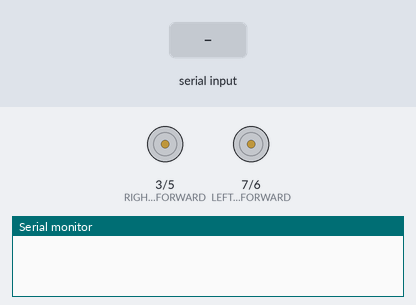
Simulated run of this sketch. Board: Arduino Uno, built with avr-gcc and run on an emulated ATmega328P. On the bench: motor-driver pin pairs drawn as motors (green arrow = first pin HIGH = forward, orange = second pin HIGH = backward, longer = more drive), the last lines printed to the serial monitor. Inputs (shaded band) come from the test bench.

Above: at 1.2 s.
1.3 s: "F" received over Serial
At 1.6 s:
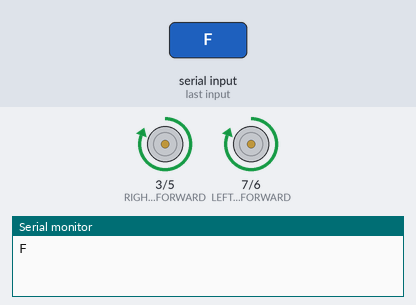
2.8 s: "B" received over Serial
At 3.9 s:
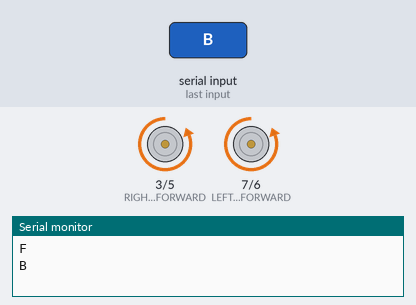
4.3 s: "R" received over Serial
At 5.1 s:
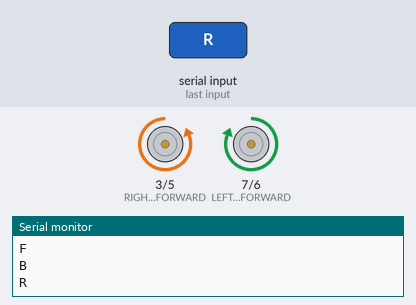
5.8 s: "L" received over Serial
At 6.2 s:
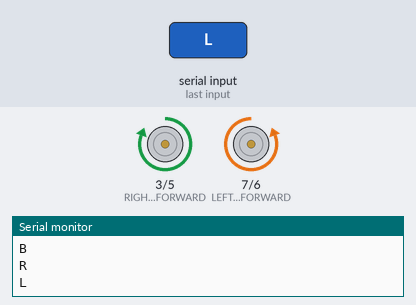
Timing chart, 0 to 8.3 s (numbered marks = the images above; inputs shaded):
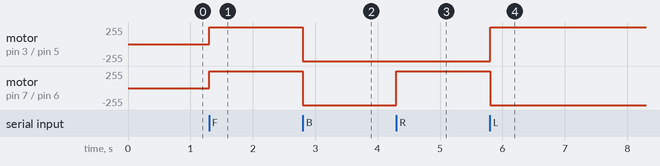

The sketch:

WheelTestBluetooth.ino
```cpp
char data; // Variable to store received data

// Define motor control pins
#define LEFT_MOTOR_FORWARD  7
#define LEFT_MOTOR_BACKWARD 6
#define RIGHT_MOTOR_FORWARD 3
#define RIGHT_MOTOR_BACKWARD 5

void setup() {
  Serial.begin(9600); // Start serial communication

  // Set motor pins as output
  pinMode(LEFT_MOTOR_FORWARD, OUTPUT);
  pinMode(LEFT_MOTOR_BACKWARD, OUTPUT);
  pinMode(RIGHT_MOTOR_FORWARD, OUTPUT);
  pinMode(RIGHT_MOTOR_BACKWARD, OUTPUT);
}

void loop() {
  if (Serial.available() > 0) {
    data = Serial.read(); // Read received data
    Serial.println(data); // Optional: Print received data

    // Motor control logic
    switch (data) {
      case 'F': // Move Forward
        digitalWrite(LEFT_MOTOR_FORWARD, HIGH);
        digitalWrite(LEFT_MOTOR_BACKWARD, LOW);
        digitalWrite(RIGHT_MOTOR_FORWARD, HIGH);
        digitalWrite(RIGHT_MOTOR_BACKWARD, LOW);
        break;

      case 'B': // Move Backward
        digitalWrite(LEFT_MOTOR_FORWARD, LOW);
        digitalWrite(LEFT_MOTOR_BACKWARD, HIGH);
        digitalWrite(RIGHT_MOTOR_FORWARD, LOW);
        digitalWrite(RIGHT_MOTOR_BACKWARD, HIGH);
        break;

      case 'R': // Turn Right
        digitalWrite(LEFT_MOTOR_FORWARD, HIGH);
        digitalWrite(LEFT_MOTOR_BACKWARD, LOW);
        digitalWrite(RIGHT_MOTOR_FORWARD, LOW);
        digitalWrite(RIGHT_MOTOR_BACKWARD, HIGH);
        break;

      case 'L': // Turn Left
        digitalWrite(LEFT_MOTOR_FORWARD, LOW);
        digitalWrite(LEFT_MOTOR_BACKWARD, HIGH);
        digitalWrite(RIGHT_MOTOR_FORWARD, HIGH);
        digitalWrite(RIGHT_MOTOR_BACKWARD, LOW);
        break;

      case 'S': // Stop
        digitalWrite(LEFT_MOTOR_FORWARD, LOW);
        digitalWrite(LEFT_MOTOR_BACKWARD, LOW);
        digitalWrite(RIGHT_MOTOR_FORWARD, LOW);
        digitalWrite(RIGHT_MOTOR_BACKWARD, LOW);
        break;
    }
  }
}
```

Measured:
- after the input at 1.3 s, motor on pin 3 (RIGHT_MOTOR_FORWARD) / pin 5 (RIGHT_MOTOR_BACKWARD), motor on pin 7 (LEFT_MOTOR_FORWARD) / pin 6 (LEFT_MOTOR_BACKWARD): stopped → forward 255/255 at once
- after the input at 2.8 s, motor on pin 3 (RIGHT_MOTOR_FORWARD) / pin 5 (RIGHT_MOTOR_BACKWARD), motor on pin 7 (LEFT_MOTOR_FORWARD) / pin 6 (LEFT_MOTOR_BACKWARD): forward 255/255 → backward 255/255 at once
- after the input at 4.3 s, motor on pin 7 (LEFT_MOTOR_FORWARD) / pin 6 (LEFT_MOTOR_BACKWARD): backward 255/255 → forward 255/255 at once
- after the input at 5.8 s, motor on pin 3 (RIGHT_MOTOR_FORWARD) / pin 5 (RIGHT_MOTOR_BACKWARD): backward 255/255 → forward 255/255 at once; motor on pin 7 (LEFT_MOTOR_FORWARD) / pin 6 (LEFT_MOTOR_BACKWARD): forward 255/255 → backward 255/255 at once
